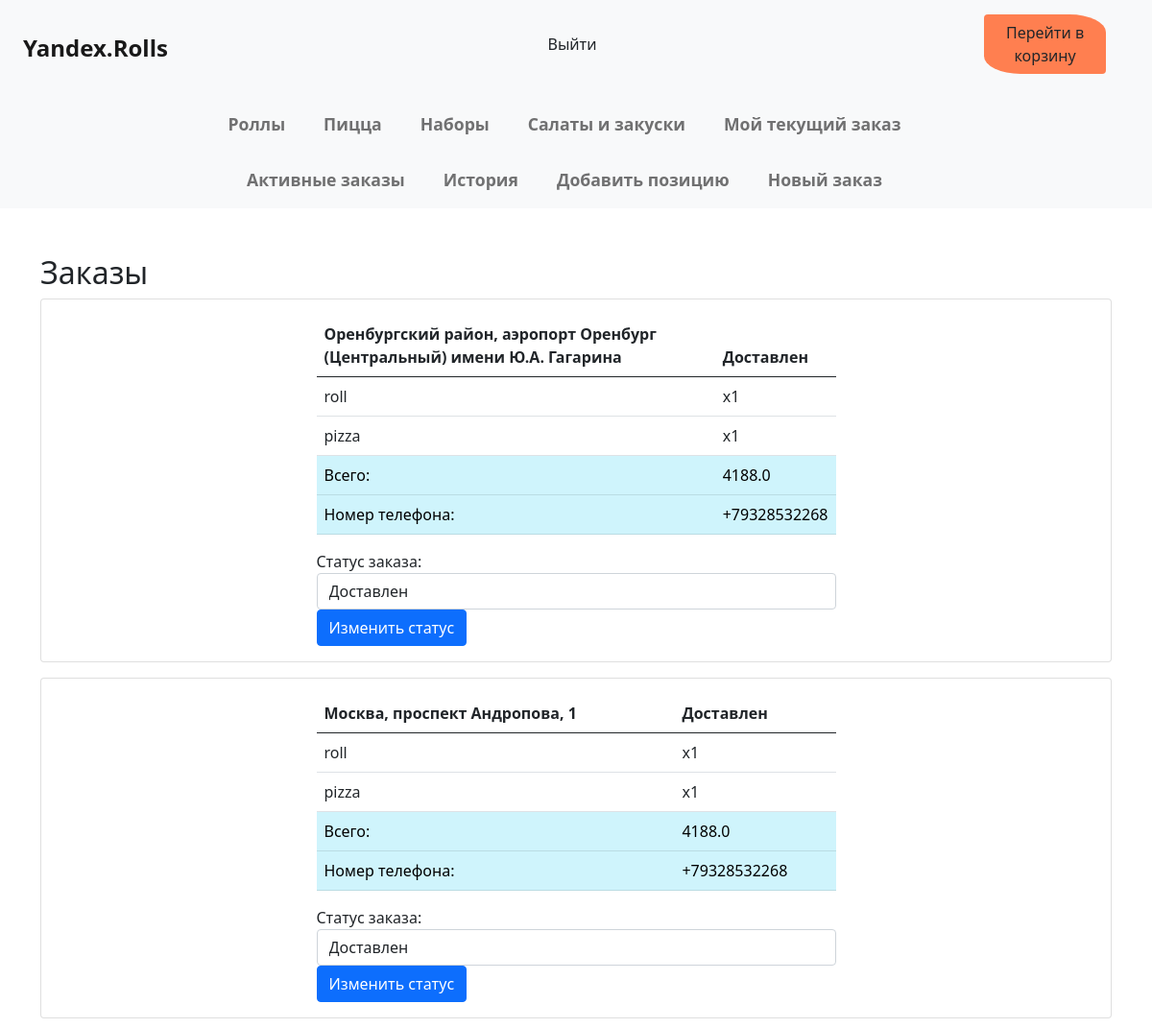
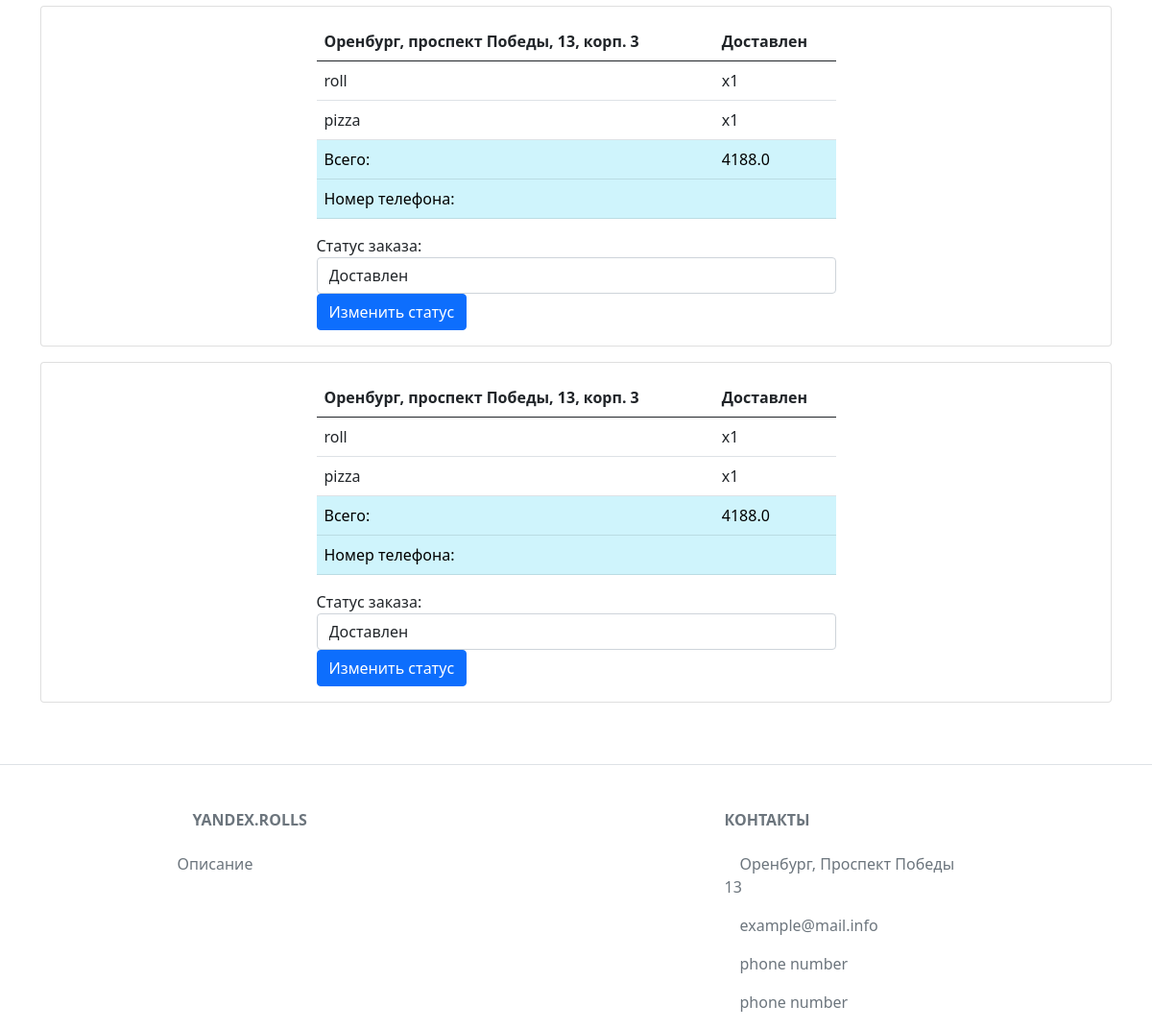
Screenshot of /history-orders (signed in) with the database file from the repository (2 pictures, top to bottom).
### data/orders.py (models this page shows, shortened)
class Order(SqlAlchemyBase):
    __tablename__ = 'orders'
    id = sqlalchemy.Column(sqlalchemy.Integer,
                           primary_key=True, autoincrement=True)
    customer_id = sqlalchemy.Column(sqlalchemy.Integer, sqlalchemy.ForeignKey('users.id'))
    delivery_address = sqlalchemy.Column(sqlalchemy.String)
    total_amount = sqlalchemy.Column(sqlalchemy.Float)
    datetime = sqlalchemy.Column(sqlalchemy.DateTime)
    comment = sqlalchemy.Column(sqlalchemy.Integer)  # Тип оплаты, 0 - наличка, 1 - терминал (картой)
    status_id = sqlalchemy.Column(sqlalchemy.Integer, sqlalchemy.ForeignKey(
        'statuses.id'))  # 1 - Не подтвержден, 2 - подтвержден (в работе), 3 - доставлен
    user = orm.relationship('User')
    status = orm.relationship('Status')

### data/statuses.py (models this page shows)
class Status(SqlAlchemyBase):
    __tablename__ = 'statuses'
    id = sqlalchemy.Column(sqlalchemy.Integer,
                           primary_key=True, autoincrement=True)
    title = sqlalchemy.Column(sqlalchemy.String)

### data/order_details.py (models this page shows)
class Detail(SqlAlchemyBase):
    __tablename__ = 'order_details'
    id = sqlalchemy.Column(sqlalchemy.Integer,
                           primary_key=True, autoincrement=True)
    order_id = sqlalchemy.Column(sqlalchemy.Integer, sqlalchemy.ForeignKey('orders.id'))
    item_id = sqlalchemy.Column(sqlalchemy.Integer, sqlalchemy.ForeignKey('dishes.id'))
    quantity = sqlalchemy.Column(sqlalchemy.Integer)
    item = orm.relationship('Dish')
    order = orm.relationship('Order')

### data/dishes.py (models this page shows, shortened)
class Dish(SqlAlchemyBase, SerializerMixin):
    __tablename__ = 'dishes'
    id = sqlalchemy.Column(sqlalchemy.Integer,
                           primary_key=True, autoincrement=True)
    title = sqlalchemy.Column(sqlalchemy.String)
    weight = sqlalchemy.Column(sqlalchemy.Integer)
    description = sqlalchemy.Column(sqlalchemy.String)
    structure = sqlalchemy.Column(sqlalchemy.String)
    price = sqlalchemy.Column(sqlalchemy.Integer)
    type_id = sqlalchemy.Column(sqlalchemy.Integer, sqlalchemy.ForeignKey('types.id'))
    image_id = sqlalchemy.Column(sqlalchemy.Integer, sqlalchemy.ForeignKey('images.id'))
    image = orm.relationship('Image')
    type = orm.relationship('Type')

### data/users.py (models this page shows, shortened)
class User(SqlAlchemyBase, UserMixin, SerializerMixin):
    __tablename__ = 'users'
    id = sqlalchemy.Column(sqlalchemy.Integer,
                           primary_key=True, autoincrement=True)
    surname = sqlalchemy.Column(sqlalchemy.String)
    name = sqlalchemy.Column(sqlalchemy.String)
    birth_date = sqlalchemy.Column(sqlalchemy.Integer)
    phone_number = sqlalchemy.Column(sqlalchemy.String, unique=True)
    email = sqlalchemy.Column(sqlalchemy.String, unique=True)
    status = sqlalchemy.Column(sqlalchemy.String)
    hashed_password = sqlalchemy.Column(sqlalchemy.String)

### main.py (the view)
@app.route('/history-orders')
@login_required
def history_orders():
    return get_orders('orders_list.html', 3)

### data/db_session.py (called while the page is built)
def create_session() -> Session:
    global __factory
    return __factory()

### main.py (called while the page is built)
def get_orders(html: str, *args):
    if current_user.is_authenticated and current_user.status == "super":
        db_sess = db_session.create_session()
        if len(args) == 1:
            orders = db_sess.query(Order).filter(Order.status_id == args[0]).all()
        else:
            orders = db_sess.query(Order).filter(Order.status_id.in_(args)).all()
        data = []
        for order in orders:
            details = db_sess.query(Detail).filter(Detail.order_id == order.id).all()
            data.append({
                'order': order,
                'details': details
            })
        statuses = db_sess.query(Status).all()
        return render_template(html, data=data, statuses=statuses)
    else:
        return redirect('/')

@login_manager.user_loader
def load_user(user_id):
    db_sess = db_session.create_session()
    return db_sess.query(User).get(user_id)

### templates/orders_list.html (shortened to what this page needs)
{% extends "base.html" %}
{% block content %}
<div class="container mt-5">
    <h2>Заказы</h2>
    {% for item in data %}
    <div class="card mb-3">
        <div class="card-body">
            <div class="table-responsive">
                <table class="table">
                    <thead class="thead-light">
                    <tr>
                        <th>{{ item.order.delivery_address }}</th>
                        <th>{{ item.order.status.title }}</th>
                    </tr>
                    </thead>
                    <tbody>
                    {% for product in item.details %}
                    <tr>
                        <td>{{ product.item.title }}</td>
                        <td>x{{ product.quantity }}</td>
                    </tr>
                    {% endfor %}
                    <tr class="table-info">
                        <td>Всего:</td>
                        <td>{{ item.order.total_amount }}</td>
                    </tr>
                    <tr class="table-info">
                        <td>Номер телефона:</td>
                        <td>{{ item.order.user.phone_number }}</td>
                    </tr>
                    </tbody>
                </table>
                <div style="display: flex; justify-content: center;">
                    <form action="{{ url_for('change_order_status') }}" method="post">
                        <div class="form-group">
                            <label for="statusSelect{{ item.order.id }}">Статус заказа:</label>
                            <select class="form-control" id="statusSelect{{ item.order.id }}" name="new_status">
                                {% for status in statuses %}
                                <option value="{{ status.id }}" {% if status.id== item.order.status_id %}selected{%
                                        endif %}>
                                    {{ status.title }}
                                </option>
                                {% endfor %}
                            </select>
                        </div>
                        <button type="submit" class="btn btn-primary">Изменить статус</button>
                    </form>
                </div>
            </div>
        </div>
    </div>
    {% endfor %}
</div>
{% endblock %}

### static/css/style.css (style rules this page uses)
form { width: 50%; margin: auto; }
.table { width: 50%; margin-left: auto; margin-right: auto; }

### rows the page displays
Order: order.delivery_address "Оренбургский район, аэропорт Оренбург (Центральный) имени Ю.А. Гагарина", order.total_amount "4188.0", new_status "Доставлен"
Status: order.status "Доставлен" "Доставлен" "Доставлен" "Доставлен"
Detail: item "roll", quantity "1"
Detail: item "pizza", quantity "1"
User: order.user.phone_number "+79328532268" "+79328532268"
Order: order.delivery_address "Москва, проспект Андропова, 1", order.total_amount "4188.0", new_status "Доставлен"
Detail: item "roll", quantity "1"
Detail: item "pizza", quantity "1"
Order: order.delivery_address "Оренбург, проспект Победы, 13, корп. 3", order.total_amount "4188.0", new_status "Доставлен"
Detail: item "roll", quantity "1"
Detail: item "pizza", quantity "1"
Order: order.delivery_address "Оренбург, проспект Победы, 13, корп. 3", order.total_amount "4188.0", new_status "Доставлен"
Detail: item "roll", quantity "1"
Detail: item "pizza", quantity "1"
